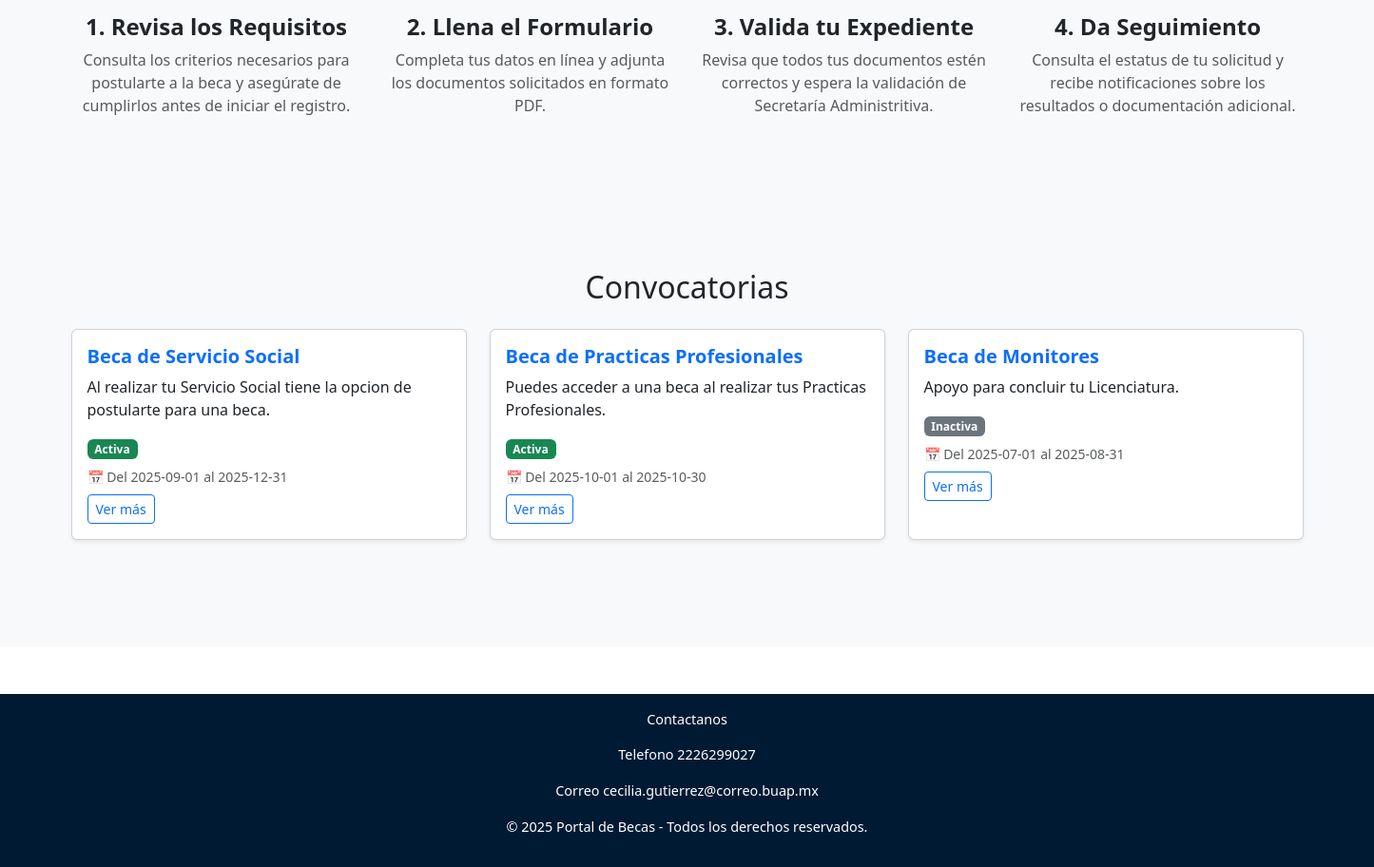
Before: / (lower part) with the older database file.
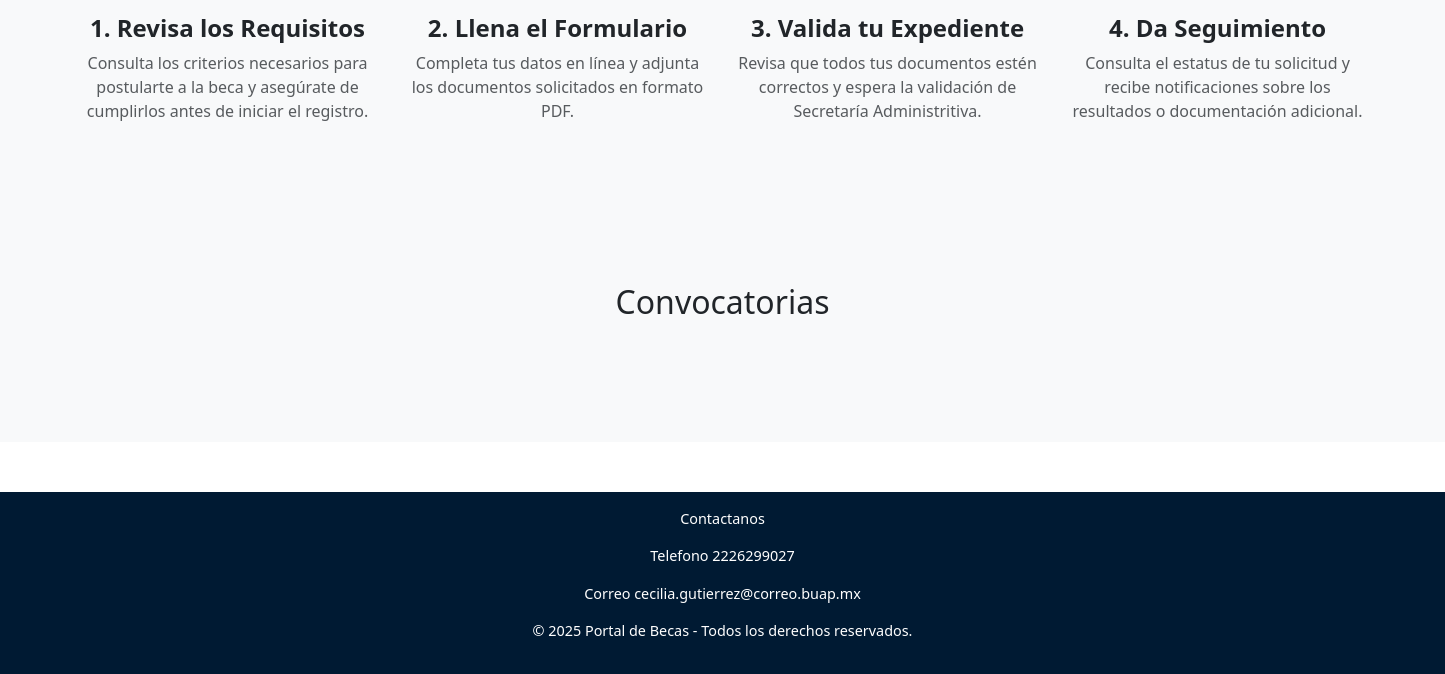
After: the same page with the newer database file.
### tables this page shows
CREATE TABLE convocatorias (
            id INTEGER PRIMARY KEY AUTOINCREMENT,
            nombre TEXT NOT NULL UNIQUE,
            descripcion TEXT,
            fecha_inicio TEXT,
            fecha_fin TEXT,
            activa INTEGER DEFAULT 0
        );

### routes/main_routes.py (the view)
@main_bp.route('/')
def index():
    conexion = sqlite3.connect('becas.db')
    cursor = conexion.cursor()
    cursor.execute("SELECT nombre, descripcion, fecha_inicio, fecha_fin FROM convocatorias")
    todas = cursor.fetchall()
    conexion.close()
    hoy = datetime.now().date()
    convocatorias_info = []
    for nombre, descripcion, inicio, fin in todas:
        if inicio and fin:
            inicio_dt = datetime.strptime(inicio, "%Y-%m-%d").date()
            fin_dt = datetime.strptime(fin, "%Y-%m-%d").date()
            if inicio_dt <= hoy <= fin_dt:
                estado = "Activa"
            elif hoy < inicio_dt:
                estado = "Próxima"
            else:
                estado = "Inactiva"
        else:
            estado = "Sin fechas"
        convocatorias_info.append((nombre, descripcion, inicio, fin, estado))
    return render_template('index.html', convocatorias=convocatorias_info)

### templates/index.html (shortened to what this page needs)
<!DOCTYPE html>
<html lang="es">
<head>
  <link rel="stylesheet" href="{{ url_for('static', filename='css/style.css') }}">
  <link
    href="https://cdn.jsdelivr.net/npm/bootstrap@5.3.2/dist/css/bootstrap.min.css"
    rel="stylesheet">
    <link rel="stylesheet" href="https://cdn.jsdelivr.net/npm/bootstrap-icons@1.11.1/font/bootstrap-icons.css">
</head>
<body>
<section class="py-5 bg-light" id="pasos">
  <div class="container">
    <div class="row g-4 row-cols-1 row-cols-md-2 row-cols-lg-4 text-center">
      <div class="col">
        <h4 class="fw-semibold">1. Revisa los Requisitos</h4>
        <p class="text-muted">Consulta los criterios necesarios para postularte a la beca y asegúrate de cumplirlos antes de iniciar el registro.</p>
      </div>
      <div class="col">
        <h4 class="fw-semibold">2. Llena el Formulario</h4>
        <p class="text-muted">Completa tus datos en línea y adjunta los documentos solicitados en formato PDF.</p>
      </div>
      <div class="col">
        <h4 class="fw-semibold">3. Valida tu Expediente</h4>
        <p class="text-muted">Revisa que todos tus documentos estén correctos y espera la validación de Secretaría Administritiva.</p>
      </div>
      <div class="col">
        <h4 class="fw-semibold">4. Da Seguimiento</h4>
        <p class="text-muted">Consulta el estatus de tu solicitud y recibe notificaciones sobre los resultados o documentación adicional.</p>
      </div>
    </div>
  </div>
</section>
<section class="py-5 bg-light">
  <div class="container my-5">
    <h2 class="text-center mb-4">Convocatorias</h2>
      <div class="row">
        {% for c in convocatorias %}
          <div class="col-md-4 mb-3">
            <div class="card shadow-sm h-100">
              <div class="card-body">
                <h5 class="card-title text-primary fw-bold">{{ c[0] }}</h5>
                <p class="card-text">{{ c[1] }}</p>
                {% if c[4] == "Activa" %}
                  <span class="badge bg-success mb-2">Activa</span><br>
                  {% elif c[4] == "Próxima" %}
                    <span class="badge bg-info text-dark mb-2">Próxima</span><br>
                  {% elif c[4] == "Inactiva" %}
                    <span class="badge bg-secondary mb-2">Inactiva</span><br>
                  {% else %}
                    <span class="badge bg-warning text-dark mb-2">Sin fechas</span><br>
                {% endif %}
                {% if c[2] and c[3] %}
                  <p class="text-muted small mb-2">📅 Del {{ c[2] }} al {{ c[3] }}</p>
                {% endif %}
                <a href="{{ url_for('main.formulario') }}" class="btn btn-outline-primary btn-sm">Ver más</a>
              </div>
            </div>
          </div>
        {% endfor %}
      </div>
    </div>
</section>
  <footer>
    <p>Contactanos</p>
    <p>Telefono 2226299027</p>
    <p>Correo cecilia.gutierrez@correo.buap.mx</p>
    <p>© 2025 Portal de Becas - Todos los derechos reservados.</p>
  </footer>
</body>
</html>

Changed rows visible on the page:
removed convocatorias: nombre "Beca de Servicio Social", descripcion "Al realizar tu Servicio Social tiene la opcion de postularte para una beca.", shows "Activa", fecha_inicio "2025-09-01", fecha_fin "2025-12-31"
removed convocatorias: nombre "Beca de Practicas Profesionales", descripcion "Puedes acceder a una beca al realizar tus Practicas Profesionales.", shows "Activa", fecha_inicio "2025-10-01", fecha_fin "2025-10-30"
removed convocatorias: nombre "Beca de Monitores", descripcion "Apoyo para concluir tu Licenciatura.", shows "Inactiva", fecha_inicio "2025-07-01", fecha_fin "2025-08-31"
